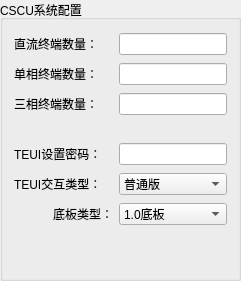
     <widget class="QGroupBox" name="cscuGroupBox">
      <property name="geometry">
       <rect>
        <x>10</x>
        <y>10</y>
        <width>241</width>
        <height>281</height>
       </rect>
      </property>
      <property name="title">
       <string>CSCU系统配置</string>
      </property>
      <property name="flat">
       <bool>false</bool>
      </property>
      <layout class="QGridLayout" name="gridLayout">
       <item row="7" column="1">
        <spacer name="verticalSpacer">
         <property name="orientation">
          <enum>Qt::Vertical</enum>
         </property>
         <property name="sizeType">
          <enum>QSizePolicy::Minimum</enum>
         </property>
         <property name="sizeHint" stdset="0">
          <size>
           <width>20</width>
           <height>40</height>
          </size>
         </property>
        </spacer>
       </item>
       <item row="1" column="0">
        <widget class="QLabel" name="label_3">
         <property name="text">
          <string>单相终端数量：</string>
         </property>
        </widget>
       </item>
       <item row="0" column="1">
        <widget class="QLineEdit" name="directLineEdit">
         <property name="tabletTracking">
          <bool>true</bool>
         </property>
        </widget>
       </item>
       <item row="1" column="1">
        <widget class="QLineEdit" name="singleLineEdit"/>
       </item>
       <item row="0" column="0">
        <widget class="QLabel" name="label_2">
         <property name="text">
          <string>直流终端数量：</string>
         </property>
        </widget>
       </item>
       <item row="4" column="1">
        <widget class="QLineEdit" name="passwordLineEdit"/>
       </item>
       <item row="2" column="1">
        <widget class="QLineEdit" name="threeLineEdit"/>
       </item>
       <item row="4" column="0">
        <widget class="QLabel" name="label_7">
         <property name="text">
          <string>TEUI设置密码：</string>
         </property>
        </widget>
       </item>
       <item row="2" column="0">
        <widget class="QLabel" name="label_6">
         <property name="text">
          <string>三相终端数量：</string>
         </property>
        </widget>
       </item>
       <item row="5" column="1">
        <widget class="QComboBox" name="teuiTypeComboBox">
         <item>
          <property name="text">
           <string>普通版</string>
          </property>
         </item>
         <item>
          <property name="text">
           <string>刷卡版</string>
          </property>
         </item>
        </widget>
       </item>
       <item row="6" column="0">
        <widget class="QLabel" name="label_9">
         <property name="text">
          <string>底板类型：</string>
         </property>
         <property name="alignment">
          <set>Qt::AlignRight|Qt::AlignTrailing|Qt::AlignVCenter</set>
         </property>
        </widget>
       </item>
       <item row="6" column="1">
        <widget class="QComboBox" name="boardComboBox">
         <item>
          <property name="text">
           <string>1.0底板</string>
          </property>
         </item>
         <item>
          <property name="text">
           <string>2.0底板</string>
          </property>
         </item>
        </widget>
       </item>
       <item row="5" column="0">
        <widget class="QLabel" name="label_8">
         <property name="text">
          <string>TEUI交互类型：</string>
         </property>
        </widget>
       </item>
       <item row="3" column="0">
        <spacer name="horizontalSpacer_23">
         <property name="orientation">
          <enum>Qt::Horizontal</enum>
         </property>
         <property name="sizeHint" stdset="0">
          <size>
           <width>40</width>
           <height>20</height>
          </size>
         </property>
        </spacer>
       </item>
      </layout>
     </widget>
